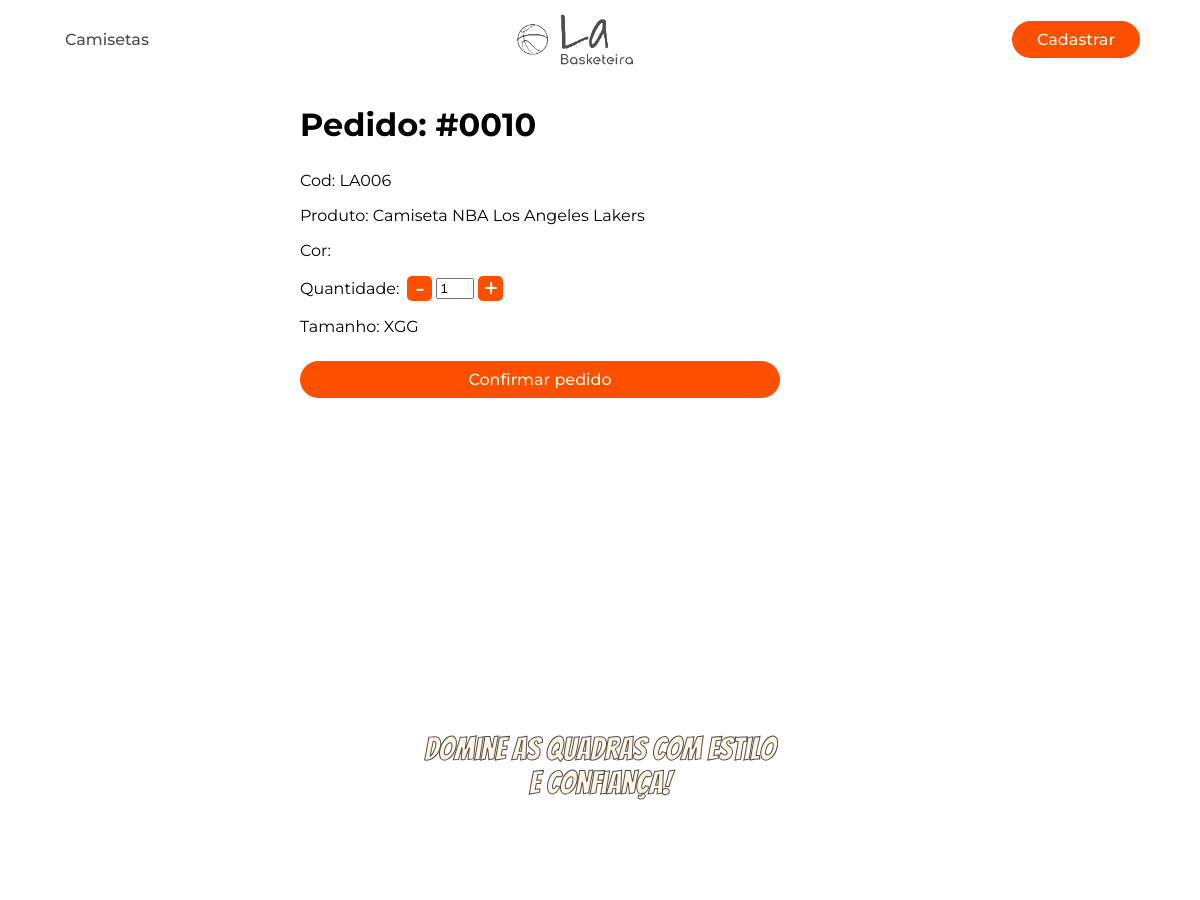
Before: /productPages/carrinho.php (upper part) with the older database file.
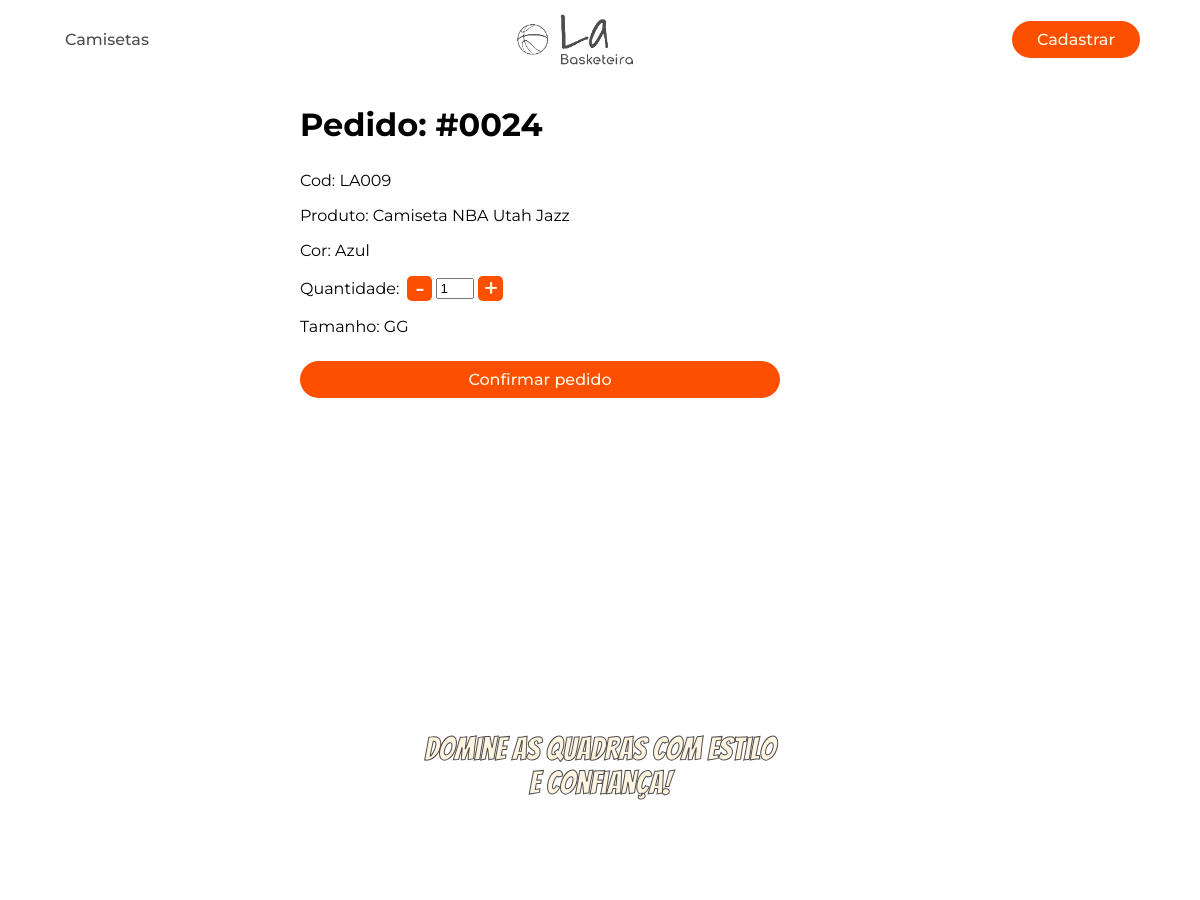
After: the same page with the newer database file.
### tables this page shows
CREATE TABLE `carrinho` (
  `idPedido` int(11) NOT NULL,
  `FKcadastroProduto` int(11) NOT NULL,
  `codProd` varchar(20) NOT NULL,
  `productName` varchar(100) NOT NULL,
  `color` varchar(20) NOT NULL,
  `quantidade` int(11) NOT NULL,
  `sizebtn` varchar(5) NOT NULL,
  `created` datetime NOT NULL
);

### productPages/carrinho.php (the view, shortened to what this page needs)
<!DOCTYPE html>
<html lang="pt-BR">
  <head>
    <link rel="stylesheet" href="https://cdnjs.cloudflare.com/ajax/libs/font-awesome/5.15.3/css/all.min.css"/>
    <link rel="stylesheet" href="carrinho.css" />
  </head>
  <body id="body">
    <header id="header">
      <nav id="navBar">
        <a href="../produtos.php">Camisetas</a>
        <img onClick="window.location.href='../index.php'" class="logoImg" src="../img/logoLaBask.png" alt="logo"/>
        <button onClick="window.location.href='../prodImg.php'" class="navBtn">
          Cadastrar
        </button>
      </nav>
    </header>
    <main id="main">
    <?php
include("../dbConnection/conexao.php");
$query_ultimoPedido = "SELECT * FROM carrinho ORDER BY idPedido DESC LIMIT 1";
$resultado_ultimoPedido = mysqli_query($conn, $query_ultimoPedido);
if ($resultado_ultimoPedido && mysqli_num_rows($resultado_ultimoPedido) > 0) {
    $row = mysqli_fetch_assoc($resultado_ultimoPedido);
    echo '<section class="sales-section">';
    echo '<form action="pedidoFinalizado.php" method="POST" class="productinfo">';
    echo '<h2>Pedido: #00' . $row['idPedido'] . '</h2>';
    echo '<p>Cod: ' . $row['codProd'] . '</p>';
    echo '<p>Produto: ' . $row['productName']. '</p>';
    echo '<p>Cor: ' . $row['color']. '</p>';
    echo '<div class="btnQtd">';
    echo '<label for="contador">Quantidade:</label><br>';
    echo '<button type="button" id="btnDiminuir">-</button>';
    echo '<input type="number" id="contador" value="1" readonly>';
    echo '<button type="button" id="btnAumentar">+</button>';
    echo '</div>';
    echo '<p>Tamanho: ' . $row['sizebtn']. '</p>';
    echo '<button onClick="window.location.href=\'pedidoFinalizado.php\'" class="prodBtn">';
    echo 'Confirmar pedido';
    echo '</button>';
    echo '</form>';
    echo '</section>';
}
?>
    </main>
  </body>
</html>

### productPages/carrinho.css (style rules this page uses)
body { margin: 0; padding: 0; box-sizing: border-box; height: 100vh; width: 100vw; padding-bottom: 15vh; }
#header { display: flex; align-items: center; justify-content: center; }
#navBar { width: 90%; display: flex; justify-content: space-between; align-items: center; }
#navBar a { transition: all 0.3s ease 0s; font-family: "Montserrat", sans-serif; font-weight: 500; font-size: 16px; color: #4d4d4d; text-decoration: none; cursor: pointer; padding: 5px; }
.navBtn { padding: 9px 25px; background-color: #fc4f00; color: #fff4e0; border: none; border-radius: 50px; cursor: pointer; transition: all 0.3s ease 0s; font-family: "Montserrat", sans-serif; font-weight: 500; font-size: 16px; margin-left: 10px; }
.logoImg { width: 15%; cursor: pointer; }
#main { height: 100vh; display: flex; align-items: center; justify-content: center; }
.sales-section { width: 50%; height: 100vh; }
.productinfo { list-style-type: none; font-family: "Montserrat", sans-serif; }
.productinfo h2 { font-size: 2rem; }
#btnDiminuir, #btnAumentar { background-color: #fc4f00; color: #fff4e0; border: none; border-radius: 5px; cursor: pointer; transition: all 0.3s ease 0s; font-family: "Montserrat", sans-serif; font-weight: 500; font-size: 26px; width: 25px; height: 25px; display: flex; justify-content: center; align-items: center; }
#contador { width: 5%; }
.btnQtd { margin-top: 10px; display: flex; gap: 4px; align-items: center; }
.prodBtn { width: 80%; display: block; padding: 9px 25px; background-color: #fc4f00; color: #fff4e0; border: none; border-radius: 50px; cursor: pointer; transition: all 0.3s ease 0s; font-family: "Montserrat", sans-serif; font-weight: 500; font-size: 16px; margin-top: 25px; }

Changed rows visible on the page:
no longer on this page (row unchanged): carrinho: idPedido "10", codProd "LA006", productName "Camiseta NBA Los Angeles Lakers", sizebtn "XGG"
added carrinho: idPedido "24", codProd "LA009", productName "Camiseta NBA Utah Jazz", color "Azul", sizebtn "GG"
